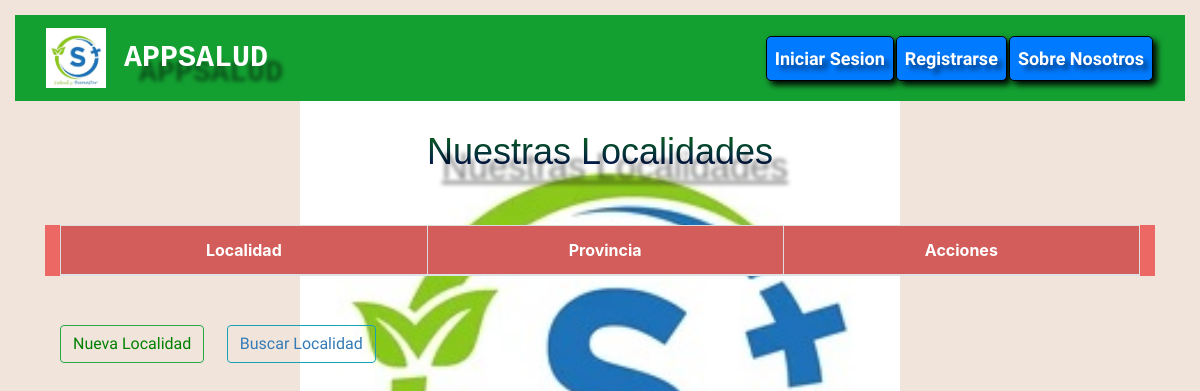
Before: /localidades/ with the older database file.
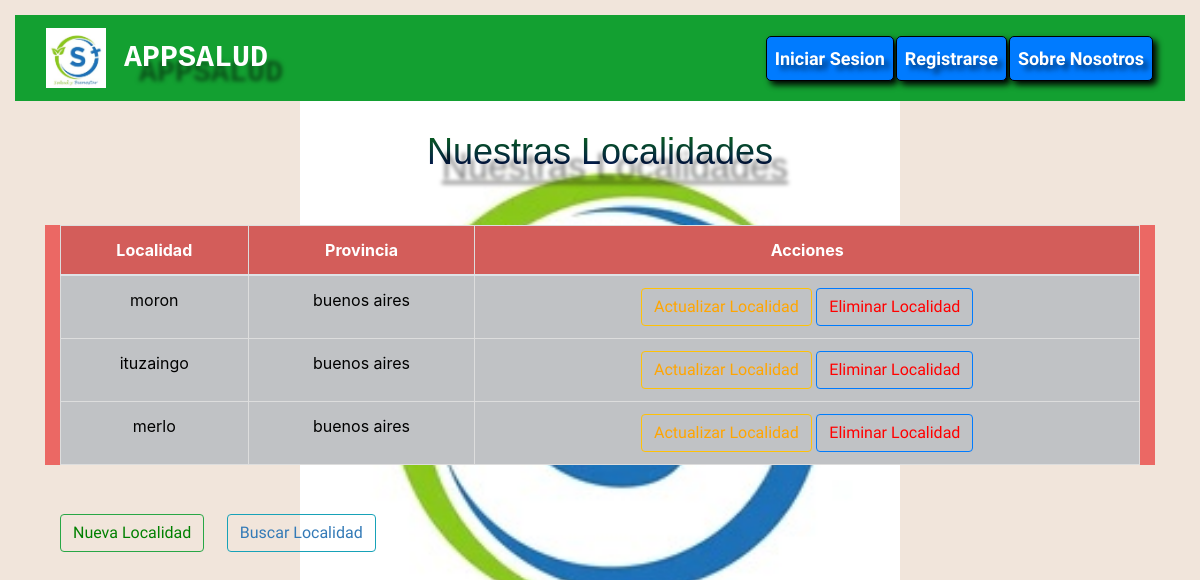
After: the same page with the newer database file.
### AppSalud/models.py (models this page shows, shortened)
class Localidad(models.Model):
    localidad = models.CharField(max_length=30)
    provincia = models.CharField(max_length=30)

### AppSalud/views.py (the view)
# urls.py: path('localidades/',views.mostrar_localidades,name="Localidades"),
def mostrar_localidades(request):
    localidad= Localidad.objects.all()
    context={'localidad':localidad}
    return render(request,'AppSalud/localidad.html',context=context)

### AppSalud/Templates/AppSalud/localidad.html (shortened to what this page needs)
{% extends "AppSalud/base.html" %}
{% load static %}
{% block codigoDinamico %}
<body style='background-color: #f1e5db;'>
    <div class="container">
        <h1><u>Nuestras Localidades</u></h1>
        <br>
        <div class="container" style="background-color:#eb6864;">
            <table class="table table-active text-center">
                <thead>
                    <tr>
                        <th scope="col">Localidad</th>
                        <th scope="col">Provincia</th>
                        <th scope="col">Acciones</th>
                    </tr>
                </thead>
                <tbody>
                    {% for localidad in localidad %}
                    <tr class="table-secondary text-center">
                        <td>{{ localidad.localidad }}</td>
                        <td>{{ localidad.provincia }}</td>
                        <td>
                            <button type="button" class="btn btn-outline-warning">
                                <a href="{% url 'Actualizar_Localidad' id_localidad=localidad.id %}" style='color: orange;'>Actualizar Localidad</a>
                            </button>
                            <button type="button" class="btn btn-outline-primary">
                                <a href="{% url 'Eliminar_Localidad' id_localidad=localidad.id%}" style='color: red;'>Eliminar Localidad</a>
                            </button>
                        </td>
                    </tr>
                    {% endfor %}
                </tbody>
            </table>
        </div>
        <br>
        <div class="container">
            <button type="button" class="btn btn-outline-success">
                <a href="{% url 'Crear_Localidades' %}" style='color: green;'>Nueva Localidad</a>
            </button>
            <button type="button" class="btn btn-outline-info">
                <a href="{% url 'Buscar_Localidad' %}" style='color: #337ab7;'>Buscar Localidad</a>
            </button>
        </div>
    </div>
</body>
{% endblock %}

Changed rows visible on the page:
added Localidad: localidad "moron", provincia "buenos aires"
added Localidad: localidad "ituzaingo", provincia "buenos aires"
added Localidad: localidad "merlo", provincia "buenos aires"
